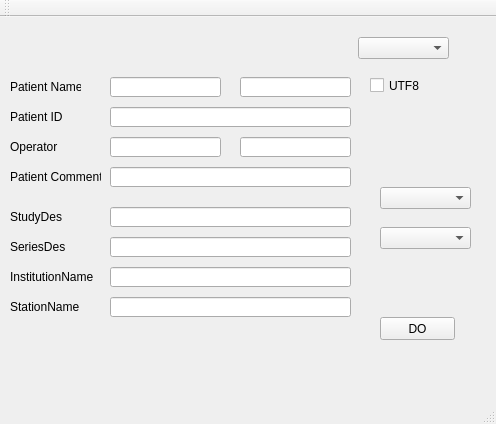
<?xml version="1.0" encoding="UTF-8"?>
<ui version="4.0">
 <class>MainWindow</class>
 <widget class="QMainWindow" name="MainWindow">
  <property name="geometry">
   <rect>
    <x>0</x>
    <y>0</y>
    <width>496</width>
    <height>424</height>
   </rect>
  </property>
  <property name="windowTitle">
   <string>MainWindow</string>
  </property>
  <widget class="QWidget" name="centralWidget">
   <widget class="QPushButton" name="pushButton">
    <property name="geometry">
     <rect>
      <x>380</x>
      <y>300</y>
      <width>75</width>
      <height>23</height>
     </rect>
    </property>
    <property name="text">
     <string>DO</string>
    </property>
   </widget>
   <widget class="QLabel" name="label">
    <property name="geometry">
     <rect>
      <x>10</x>
      <y>60</y>
      <width>71</width>
      <height>20</height>
     </rect>
    </property>
    <property name="text">
     <string>Patient Name</string>
    </property>
   </widget>
   <widget class="QLineEdit" name="lineEdit_2ndName">
    <property name="geometry">
     <rect>
      <x>110</x>
      <y>60</y>
      <width>111</width>
      <height>20</height>
     </rect>
    </property>
   </widget>
   <widget class="QLineEdit" name="lineEdit_1stName">
    <property name="geometry">
     <rect>
      <x>240</x>
      <y>60</y>
      <width>111</width>
      <height>20</height>
     </rect>
    </property>
   </widget>
   <widget class="QLineEdit" name="lineEdit_ID">
    <property name="geometry">
     <rect>
      <x>110</x>
      <y>90</y>
      <width>241</width>
      <height>20</height>
     </rect>
    </property>
   </widget>
   <widget class="QLabel" name="label_2">
    <property name="geometry">
     <rect>
      <x>10</x>
      <y>90</y>
      <width>71</width>
      <height>20</height>
     </rect>
    </property>
    <property name="text">
     <string>Patient ID</string>
    </property>
   </widget>
   <widget class="QLineEdit" name="lineEdit_Op_1stName">
    <property name="geometry">
     <rect>
      <x>240</x>
      <y>120</y>
      <width>111</width>
      <height>20</height>
     </rect>
    </property>
   </widget>
   <widget class="QLabel" name="label_3">
    <property name="geometry">
     <rect>
      <x>10</x>
      <y>120</y>
      <width>71</width>
      <height>20</height>
     </rect>
    </property>
    <property name="text">
     <string>Operator</string>
    </property>
   </widget>
   <widget class="QLineEdit" name="lineEdit_Op_2ndName">
    <property name="geometry">
     <rect>
      <x>110</x>
      <y>120</y>
      <width>111</width>
      <height>20</height>
     </rect>
    </property>
   </widget>
   <widget class="QLineEdit" name="lineEdit_Comment">
    <property name="geometry">
     <rect>
      <x>110</x>
      <y>150</y>
      <width>241</width>
      <height>20</height>
     </rect>
    </property>
   </widget>
   <widget class="QLabel" name="label_4">
    <property name="geometry">
     <rect>
      <x>10</x>
      <y>150</y>
      <width>91</width>
      <height>20</height>
     </rect>
    </property>
    <property name="text">
     <string>Patient Comment</string>
    </property>
   </widget>
   <widget class="QComboBox" name="comboBoxLang">
    <property name="geometry">
     <rect>
      <x>358</x>
      <y>20</y>
      <width>91</width>
      <height>22</height>
     </rect>
    </property>
   </widget>
   <widget class="QLineEdit" name="lineEdit_Institutaion">
    <property name="geometry">
     <rect>
      <x>110</x>
      <y>250</y>
      <width>241</width>
      <height>20</height>
     </rect>
    </property>
   </widget>
   <widget class="QLabel" name="label_5">
    <property name="geometry">
     <rect>
      <x>10</x>
      <y>250</y>
      <width>91</width>
      <height>20</height>
     </rect>
    </property>
    <property name="text">
     <string>InstitutionName</string>
    </property>
   </widget>
   <widget class="QLineEdit" name="lineEdit_SeriesDes">
    <property name="geometry">
     <rect>
      <x>110</x>
      <y>220</y>
      <width>241</width>
      <height>20</height>
     </rect>
    </property>
   </widget>
   <widget class="QLabel" name="label_6">
    <property name="geometry">
     <rect>
      <x>10</x>
      <y>220</y>
      <width>71</width>
      <height>20</height>
     </rect>
    </property>
    <property name="text">
     <string>SeriesDes</string>
    </property>
   </widget>
   <widget class="QLineEdit" name="lineEdit_Station">
    <property name="geometry">
     <rect>
      <x>110</x>
      <y>280</y>
      <width>241</width>
      <height>20</height>
     </rect>
    </property>
   </widget>
   <widget class="QLabel" name="label_7">
    <property name="geometry">
     <rect>
      <x>10</x>
      <y>280</y>
      <width>71</width>
      <height>20</height>
     </rect>
    </property>
    <property name="text">
     <string>StationName</string>
    </property>
   </widget>
   <widget class="QLineEdit" name="lineEdit_StudyDes">
    <property name="geometry">
     <rect>
      <x>110</x>
      <y>190</y>
      <width>241</width>
      <height>20</height>
     </rect>
    </property>
   </widget>
   <widget class="QLabel" name="label_8">
    <property name="geometry">
     <rect>
      <x>10</x>
      <y>190</y>
      <width>71</width>
      <height>20</height>
     </rect>
    </property>
    <property name="text">
     <string>StudyDes</string>
    </property>
   </widget>
   <widget class="QComboBox" name="comboMode">
    <property name="geometry">
     <rect>
      <x>380</x>
      <y>170</y>
      <width>91</width>
      <height>22</height>
     </rect>
    </property>
   </widget>
   <widget class="QCheckBox" name="checkBoxUTF8">
    <property name="geometry">
     <rect>
      <x>370</x>
      <y>60</y>
      <width>70</width>
      <height>17</height>
     </rect>
    </property>
    <property name="text">
     <string>UTF8</string>
    </property>
   </widget>
   <widget class="QComboBox" name="comboVolSize">
    <property name="geometry">
     <rect>
      <x>380</x>
      <y>210</y>
      <width>91</width>
      <height>22</height>
     </rect>
    </property>
   </widget>
  </widget>
  <widget class="QMenuBar" name="menuBar">
   <property name="geometry">
    <rect>
     <x>0</x>
     <y>0</y>
     <width>496</width>
     <height>21</height>
    </rect>
   </property>
  </widget>
  <widget class="QToolBar" name="mainToolBar">
   <attribute name="toolBarArea">
    <enum>TopToolBarArea</enum>
   </attribute>
   <attribute name="toolBarBreak">
    <bool>false</bool>
   </attribute>
  </widget>
  <widget class="QStatusBar" name="statusBar"/>
 </widget>
 <layoutdefault spacing="6" margin="11"/>
 <resources/>
 <connections>
  <connection>
   <sender>comboBoxLang</sender>
   <signal>currentIndexChanged(int)</signal>
   <receiver>MainWindow</receiver>
   <slot>onChangedLang(int)</slot>
   <hints>
    <hint type="sourcelabel">
     <x>394</x>
     <y>61</y>
    </hint>
    <hint type="destinationlabel">
     <x>310</x>
     <y>-26</y>
    </hint>
   </hints>
  </connection>
  <connection>
   <sender>comboMode</sender>
   <signal>currentIndexChanged(int)</signal>
   <receiver>MainWindow</receiver>
   <slot>onChangedMode(int)</slot>
   <hints>
    <hint type="sourcelabel">
     <x>438</x>
     <y>284</y>
    </hint>
    <hint type="destinationlabel">
     <x>514</x>
     <y>269</y>
    </hint>
   </hints>
  </connection>
  <connection>
   <sender>checkBoxUTF8</sender>
   <signal>clicked()</signal>
   <receiver>MainWindow</receiver>
   <slot>onChangedUTF8()</slot>
   <hints>
    <hint type="sourcelabel">
     <x>403</x>
     <y>241</y>
    </hint>
    <hint type="destinationlabel">
     <x>504</x>
     <y>201</y>
    </hint>
   </hints>
  </connection>
 </connections>
 <slots>
  <slot>onChangedLang(int)</slot>
  <slot>onChangedMode(int)</slot>
  <slot>onChangedUTF8()</slot>
 </slots>
</ui>
